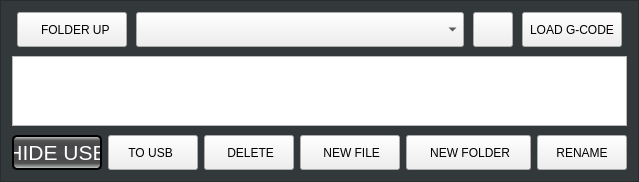
            <widget class="QFrame" name="main_file_frame">
             <property name="geometry">
              <rect>
               <x>110</x>
               <y>20</y>
               <width>100</width>
               <height>100</height>
              </rect>
             </property>
             <property name="sizePolicy">
              <sizepolicy hsizetype="Preferred" vsizetype="Preferred">
               <horstretch>1</horstretch>
               <verstretch>0</verstretch>
              </sizepolicy>
             </property>
             <property name="maximumSize">
              <size>
               <width>100</width>
               <height>100</height>
              </size>
             </property>
             <property name="styleSheet">
              <string notr="true">.QFrame{
    background-color: rgb(51, 57, 59);
}</string>
             </property>
             <property name="frameShape">
              <enum>QFrame::Shape::StyledPanel</enum>
             </property>
             <property name="frameShadow">
              <enum>QFrame::Shadow::Raised</enum>
             </property>
             <layout class="QVBoxLayout" name="verticalLayout_35">
              <property name="spacing">
               <number>9</number>
              </property>
              <item>
               <layout class="QHBoxLayout" name="horizontalLayout_121">
                <property name="leftMargin">
                 <number>5</number>
                </property>
                <property name="rightMargin">
                 <number>5</number>
                </property>
                <item>
                 <widget class="QPushButton" name="main_folder_up_button">
                  <property name="sizePolicy">
                   <sizepolicy hsizetype="Fixed" vsizetype="Fixed">
                    <horstretch>0</horstretch>
                    <verstretch>0</verstretch>
                   </sizepolicy>
                  </property>
                  <property name="minimumSize">
                   <size>
                    <width>110</width>
                    <height>35</height>
                   </size>
                  </property>
                  <property name="maximumSize">
                   <size>
                    <width>110</width>
                    <height>35</height>
                   </size>
                  </property>
                  <property name="focusPolicy">
                   <enum>Qt::FocusPolicy::NoFocus</enum>
                  </property>
                  <property name="styleSheet">
                   <string notr="true">QPushButton {
   	font: 14pt &quot;Probe Basic Bebas Mono&quot;;
}</string>
                  </property>
                  <property name="text">
                   <string>  FOLDER UP</string>
                  </property>
                  <property name="icon">
                   <iconset resource="probe_basic.qrc">
                    <normaloff>:/images/folder_up.png</normaloff>:/images/folder_up.png</iconset>
                  </property>
                  <property name="iconSize">
                   <size>
                    <width>30</width>
                    <height>17</height>
                   </size>
                  </property>
                 </widget>
                </item>
                <item>
                 <widget class="RecentFileComboBox" name="recentfilecombobox_2">
                  <property name="sizePolicy">
                   <sizepolicy hsizetype="Preferred" vsizetype="Fixed">
                    <horstretch>1</horstretch>
                    <verstretch>0</verstretch>
                   </sizepolicy>
                  </property>
                  <property name="minimumSize">
                   <size>
                    <width>149</width>
                    <height>35</height>
                   </size>
                  </property>
                  <property name="maximumSize">
                   <size>
                    <width>16777215</width>
                    <height>35</height>
                   </size>
                  </property>
                 </widget>
                </item>
                <item>
                 <widget class="QPushButton" name="refresh_folder_button">
                  <property name="sizePolicy">
                   <sizepolicy hsizetype="Fixed" vsizetype="Fixed">
                    <horstretch>0</horstretch>
                    <verstretch>0</verstretch>
                   </sizepolicy>
                  </property>
                  <property name="minimumSize">
                   <size>
                    <width>40</width>
                    <height>35</height>
                   </size>
                  </property>
                  <property name="maximumSize">
                   <size>
                    <width>40</width>
                    <height>35</height>
                   </size>
                  </property>
                  <property name="focusPolicy">
                   <enum>Qt::FocusPolicy::NoFocus</enum>
                  </property>
                  <property name="styleSheet">
                   <string notr="true">QPushButton {
   	font: 14pt &quot;Probe Basic Bebas Mono&quot;;
}</string>
                  </property>
                  <property name="icon">
                   <iconset resource="probe_basic.qrc">
                    <normaloff>:/images/cw_arrow.png</normaloff>:/images/cw_arrow.png</iconset>
                  </property>
                  <property name="iconSize">
                   <size>
                    <width>30</width>
                    <height>17</height>
                   </size>
                  </property>
                 </widget>
                </item>
                <item>
                 <widget class="QPushButton" name="main_load_gcode_button">
                  <property name="sizePolicy">
                   <sizepolicy hsizetype="Fixed" vsizetype="Fixed">
                    <horstretch>0</horstretch>
                    <verstretch>0</verstretch>
                   </sizepolicy>
                  </property>
                  <property name="minimumSize">
                   <size>
                    <width>100</width>
                    <height>35</height>
                   </size>
                  </property>
                  <property name="maximumSize">
                   <size>
                    <width>100</width>
                    <height>35</height>
                   </size>
                  </property>
                  <property name="focusPolicy">
                   <enum>Qt::FocusPolicy::NoFocus</enum>
                  </property>
                  <property name="styleSheet">
                   <string notr="true">QPushButton {
   	font: 14pt &quot;Probe Basic Bebas Mono&quot;;
}</string>
                  </property>
                  <property name="text">
                   <string>LOAD G-CODE</string>
                  </property>
                 </widget>
                </item>
               </layout>
              </item>
              <item>
               <layout class="QHBoxLayout" name="horizontalLayout_122">
                <item>
                 <widget class="FileSystemTable" name="filesystemtable">
                  <property name="focusPolicy">
                   <enum>Qt::FocusPolicy::WheelFocus</enum>
                  </property>
                  <property name="sizeAdjustPolicy">
                   <enum>QAbstractScrollArea::SizeAdjustPolicy::AdjustIgnored</enum>
                  </property>
                  <property name="selectionMode">
                   <enum>QAbstractItemView::SelectionMode::SingleSelection</enum>
                  </property>
                  <property name="textElideMode">
                   <enum>Qt::TextElideMode::ElideRight</enum>
                  </property>
                  <property name="showGrid">
                   <bool>false</bool>
                  </property>
                  <property name="sortingEnabled">
                   <bool>true</bool>
                  </property>
                  <property name="hiddenColumns" stdset="0">
                   <string>1, 2</string>
                  </property>
                  <property name="fixedNameColumn" stdset="0">
                   <bool>true</bool>
                  </property>
                  <property name="nameColumnsWidth" stdset="0">
                   <number>410</number>
                  </property>
                  <attribute name="horizontalHeaderCascadingSectionResizes">
                   <bool>true</bool>
                  </attribute>
                  <attribute name="horizontalHeaderMinimumSectionSize">
                   <number>18</number>
                  </attribute>
                 </widget>
                </item>
               </layout>
              </item>
              <item>
               <layout class="QHBoxLayout" name="horizontalLayout_123">
                <property name="spacing">
                 <number>6</number>
                </property>
                <item>
                 <widget class="VCPSettingsPushButton" name="hide_show_usb_button">
                  <property name="enabled">
                   <bool>true</bool>
                  </property>
                  <property name="sizePolicy">
                   <sizepolicy hsizetype="Preferred" vsizetype="Fixed">
                    <horstretch>0</horstretch>
                    <verstretch>0</verstretch>
                   </sizepolicy>
                  </property>
                  <property name="minimumSize">
                   <size>
                    <width>90</width>
                    <height>35</height>
                   </size>
                  </property>
                  <property name="maximumSize">
                   <size>
                    <width>16777215</width>
                    <height>35</height>
                   </size>
                  </property>
                  <property name="styleSheet">
                   <string notr="true">QPushButton {
    color: white;
    border-color: black;
    border-style: solid;
    border-radius: 5px;
    border-width: 2px;
    background: qlineargradient(spread:pad, x1:0, y1:1, x2:0, y2:0, stop:0 rgba(213, 218, 216, 255), stop:0.169312 rgba(82, 82, 83, 255), stop:0.328042 rgba(72, 70, 73, 255), stop:0.492063 rgba(78, 77, 79, 255), stop:0.703704 rgba(72, 70, 73, 255), stop:0.86 rgba(82, 82, 83, 255), stop:1 rgba(213, 218, 216, 255));
}

QPushButton {
    font-family: &quot;Probe Basic Bebas Mono&quot;;
    font-size: 16pt;
}

QPushButton:disabled {
    border-color: gray;
}

QPushButton:hover {
    background:  qlineargradient(x1: 0, y1: 0, x2: 0, y2: 1,
                                     stop: 0 #A19E9E, stop: 1.0 #5C5959);
}

QPushButton:pressed {
    background:  qlineargradient(spread:pad, x1:0, y1:0, x2:0, y2:1, stop:0 rgba(85, 85, 238, 255), stop:0.544974 rgba(90, 91, 239, 255), stop:1 rgba(126, 135, 243, 255));
}

QPushButton:checked[option=&quot;true&quot;] {
    background:  qlineargradient(spread:pad, x1:0, y1:0, x2:0, y2:1, stop:0 rgba(85, 85, 238, 255), stop:0.544974 rgba(90, 91, 239, 255), stop:1 rgba(126, 135, 243, 255));
}

QPushButton:checked {
     background: qlineargradient(spread:pad, x1:0, y1:1, x2:0, y2:0, stop:0 rgba(213, 218, 216, 255), stop:0.169312 rgba(82, 82, 83, 255), stop:0.328042 rgba(72, 70, 73, 255), stop:0.492063 rgba(78, 77, 79, 255), stop:0.703704 rgba(72, 70, 73, 255), stop:0.86 rgba(82, 82, 83, 255), stop:1 rgba(213, 218, 216, 255));
}</string>
                  </property>
                  <property name="text">
                   <string>HIDE USB</string>
                  </property>
                  <property name="settingName" stdset="0">
                   <string>startup-settings.usb-hide-show</string>
                  </property>
                  <property name="rules" stdset="0">
                   <string>[{&quot;name&quot;: &quot;hide_show_usb&quot;, &quot;property&quot;: &quot;Text&quot;, &quot;expression&quot;: &quot;'SHOW USB' if ch[0] else 'HIDE USB'&quot;, &quot;channels&quot;: [{&quot;url&quot;: &quot;settings:startup-settings.usb-hide-show&quot;, &quot;trigger&quot;: true}]}]</string>
                  </property>
                 </widget>
                </item>
                <item>
                 <widget class="QPushButton" name="copy_to_usb_2">
                  <property name="sizePolicy">
                   <sizepolicy hsizetype="Preferred" vsizetype="Fixed">
                    <horstretch>0</horstretch>
                    <verstretch>0</verstretch>
                   </sizepolicy>
                  </property>
                  <property name="minimumSize">
                   <size>
                    <width>90</width>
                    <height>35</height>
                   </size>
                  </property>
                  <property name="maximumSize">
                   <size>
                    <width>16777215</width>
                    <height>35</height>
                   </size>
                  </property>
                  <property name="focusPolicy">
                   <enum>Qt::FocusPolicy::NoFocus</enum>
                  </property>
                  <property name="layoutDirection">
                   <enum>Qt::LayoutDirection::LeftToRight</enum>
                  </property>
                  <property name="styleSheet">
                   <string notr="true">QPushButton {
   	font: 14pt &quot;Probe Basic Bebas Mono&quot;;
    padding-right: 8px;
}</string>
                  </property>
                  <property name="text">
                   <string> TO USB</string>
                  </property>
                  <property name="icon">
                   <iconset resource="probe_basic.qrc">
                    <normaloff>:/images/left_arrow.png</normaloff>:/images/left_arrow.png</iconset>
                  </property>
                 </widget>
                </item>
                <item>
                 <widget class="QPushButton" name="main_delete_item_button">
                  <property name="sizePolicy">
                   <sizepolicy hsizetype="Preferred" vsizetype="Fixed">
                    <horstretch>0</horstretch>
                    <verstretch>0</verstretch>
                   </sizepolicy>
                  </property>
                  <property name="minimumSize">
                   <size>
                    <width>90</width>
                    <height>35</height>
                   </size>
                  </property>
                  <property name="maximumSize">
                   <size>
                    <width>16777215</width>
                    <height>35</height>
                   </size>
                  </property>
                  <property name="focusPolicy">
                   <enum>Qt::FocusPolicy::NoFocus</enum>
                  </property>
                  <property name="styleSheet">
                   <string notr="true">QPushButton {
   	font: 14pt &quot;Probe Basic Bebas Mono&quot;;
}</string>
                  </property>
                  <property name="text">
                   <string> DELETE</string>
                  </property>
                  <property name="icon">
                   <iconset resource="probe_basic.qrc">
                    <normaloff>:/images/delete.png</normaloff>:/images/delete.png</iconset>
                  </property>
                  <property name="iconSize">
                   <size>
                    <width>14</width>
                    <height>14</height>
                   </size>
                  </property>
                 </widget>
                </item>
                <item>
                 <widget class="QPushButton" name="main_new_file_button">
                  <property name="sizePolicy">
                   <sizepolicy hsizetype="Preferred" vsizetype="Fixed">
                    <horstretch>0</horstretch>
                    <verstretch>0</verstretch>
                   </sizepolicy>
                  </property>
                  <property name="minimumSize">
                   <size>
                    <width>100</width>
                    <height>35</height>
                   </size>
                  </property>
                  <property name="maximumSize">
                   <size>
                    <width>16777215</width>
                    <height>35</height>
                   </size>
                  </property>
                  <property name="focusPolicy">
                   <enum>Qt::FocusPolicy::NoFocus</enum>
                  </property>
                  <property name="styleSheet">
                   <string notr="true">QPushButton {
   	font: 14pt &quot;Probe Basic Bebas Mono&quot;;
}</string>
                  </property>
                  <property name="text">
                   <string> NEW FILE</string>
                  </property>
                  <property name="icon">
                   <iconset resource="probe_basic.qrc">
                    <normaloff>:/images/new_file.png</normaloff>:/images/new_file.png</iconset>
                  </property>
                  <property name="iconSize">
                   <size>
                    <width>12</width>
                    <height>16</height>
                   </size>
                  </property>
                 </widget>
                </item>
                <item>
                 <widget class="QPushButton" name="main_new_folder_button">
                  <property name="sizePolicy">
                   <sizepolicy hsizetype="Preferred" vsizetype="Fixed">
                    <horstretch>0</horstretch>
                    <verstretch>0</verstretch>
                   </sizepolicy>
                  </property>
                  <property name="minimumSize">
                   <size>
                    <width>125</width>
                    <height>35</height>
                   </size>
                  </property>
                  <property name="maximumSize">
                   <size>
                    <width>16777215</width>
                    <height>35</height>
                   </size>
                  </property>
                  <property name="focusPolicy">
                   <enum>Qt::FocusPolicy::NoFocus</enum>
                  </property>
                  <property name="styleSheet">
                   <string notr="true">QPushButton {
   	font: 14pt &quot;Probe Basic Bebas Mono&quot;;
}</string>
                  </property>
                  <property name="text">
                   <string> NEW FOLDER</string>
                  </property>
                  <property name="icon">
                   <iconset resource="probe_basic.qrc">
                    <normaloff>:/images/new_folder.png</normaloff>:/images/new_folder.png</iconset>
                  </property>
                  <property name="iconSize">
                   <size>
                    <width>28</width>
                    <height>15</height>
                   </size>
                  </property>
                 </widget>
                </item>
                <item>
                 <widget class="QPushButton" name="main_rename_item_button">
                  <property name="sizePolicy">
                   <sizepolicy hsizetype="Preferred" vsizetype="Fixed">
                    <horstretch>0</horstretch>
                    <verstretch>0</verstretch>
                   </sizepolicy>
                  </property>
                  <property name="minimumSize">
                   <size>
                    <width>90</width>
                    <height>35</height>
                   </size>
                  </property>
                  <property name="maximumSize">
                   <size>
                    <width>16777215</width>
                    <height>35</height>
                   </size>
                  </property>
                  <property name="focusPolicy">
                   <enum>Qt::FocusPolicy::NoFocus</enum>
                  </property>
                  <property name="styleSheet">
                   <string notr="true">QPushButton {
   	font: 14pt &quot;Probe Basic Bebas Mono&quot;;
}</string>
                  </property>
                  <property name="text">
                   <string>RENAME</string>
                  </property>
                 </widget>
                </item>
               </layout>
              </item>
             </layout>
            </widget>
